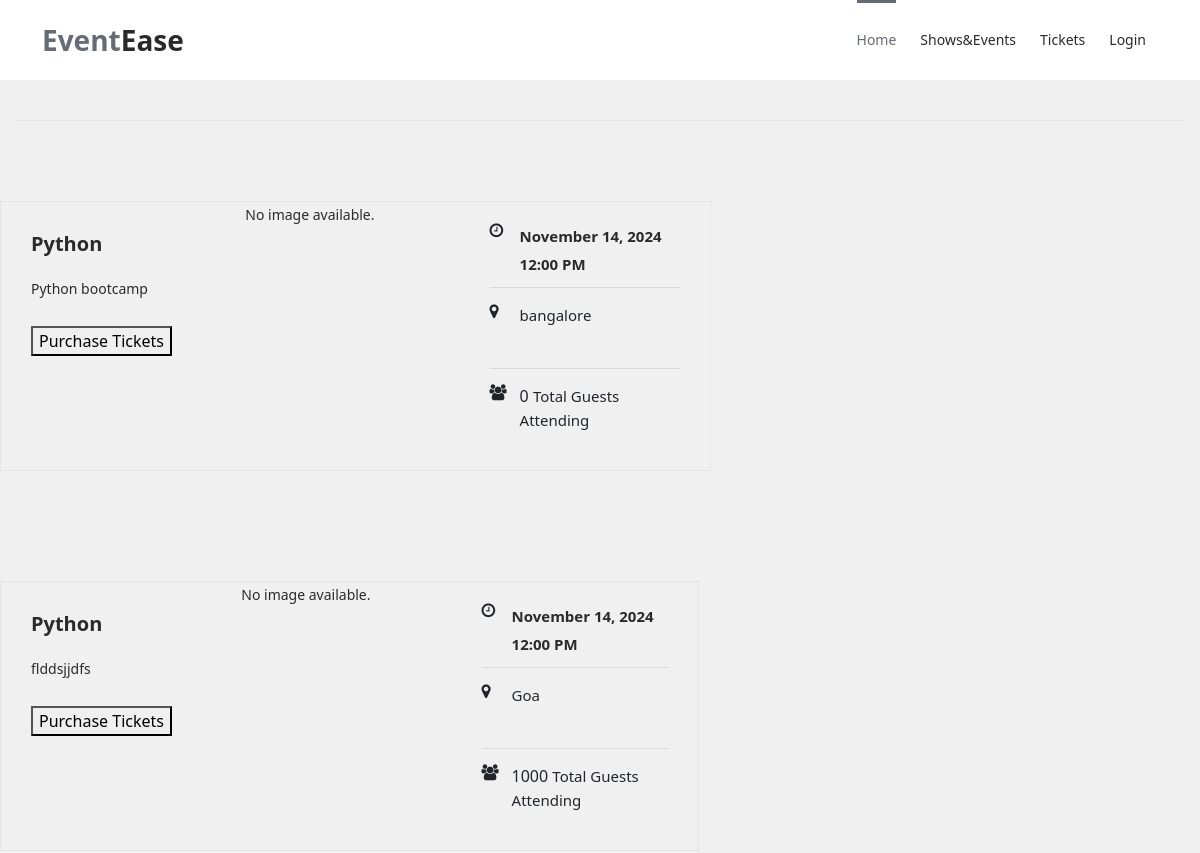
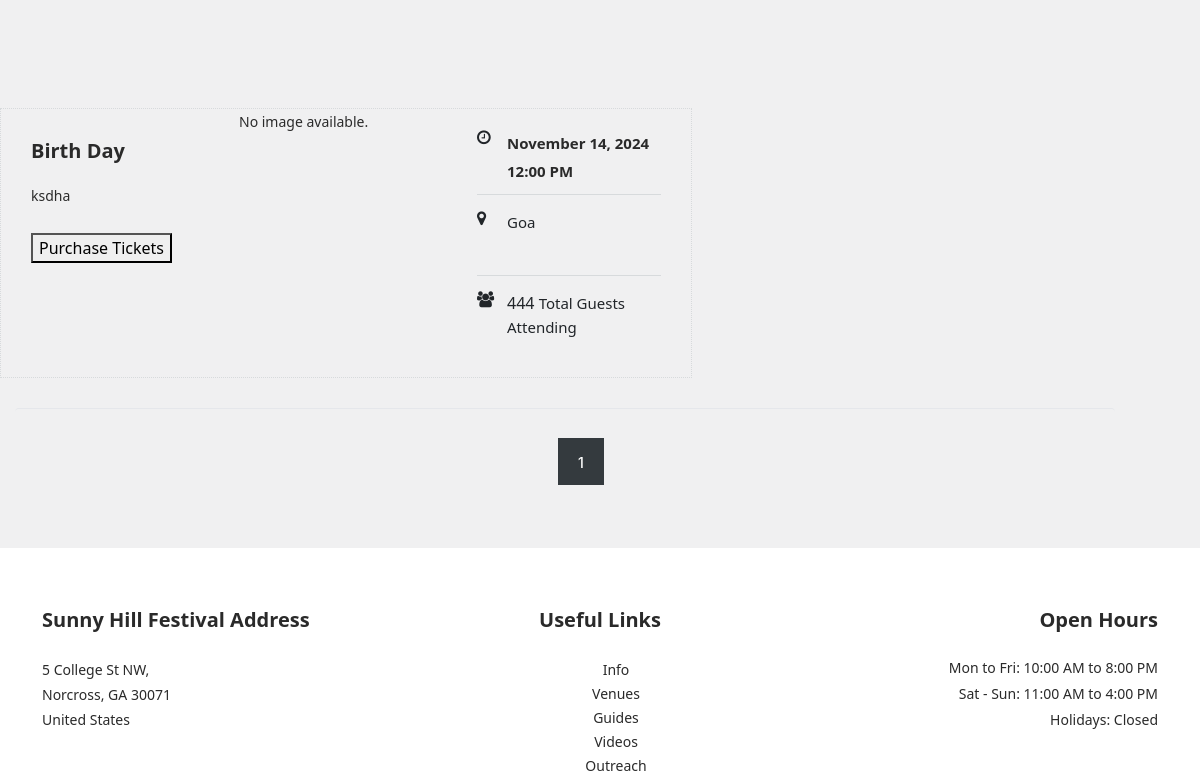
Before: /display_event/ (upper part) with the older database file (2 pictures, top to bottom).
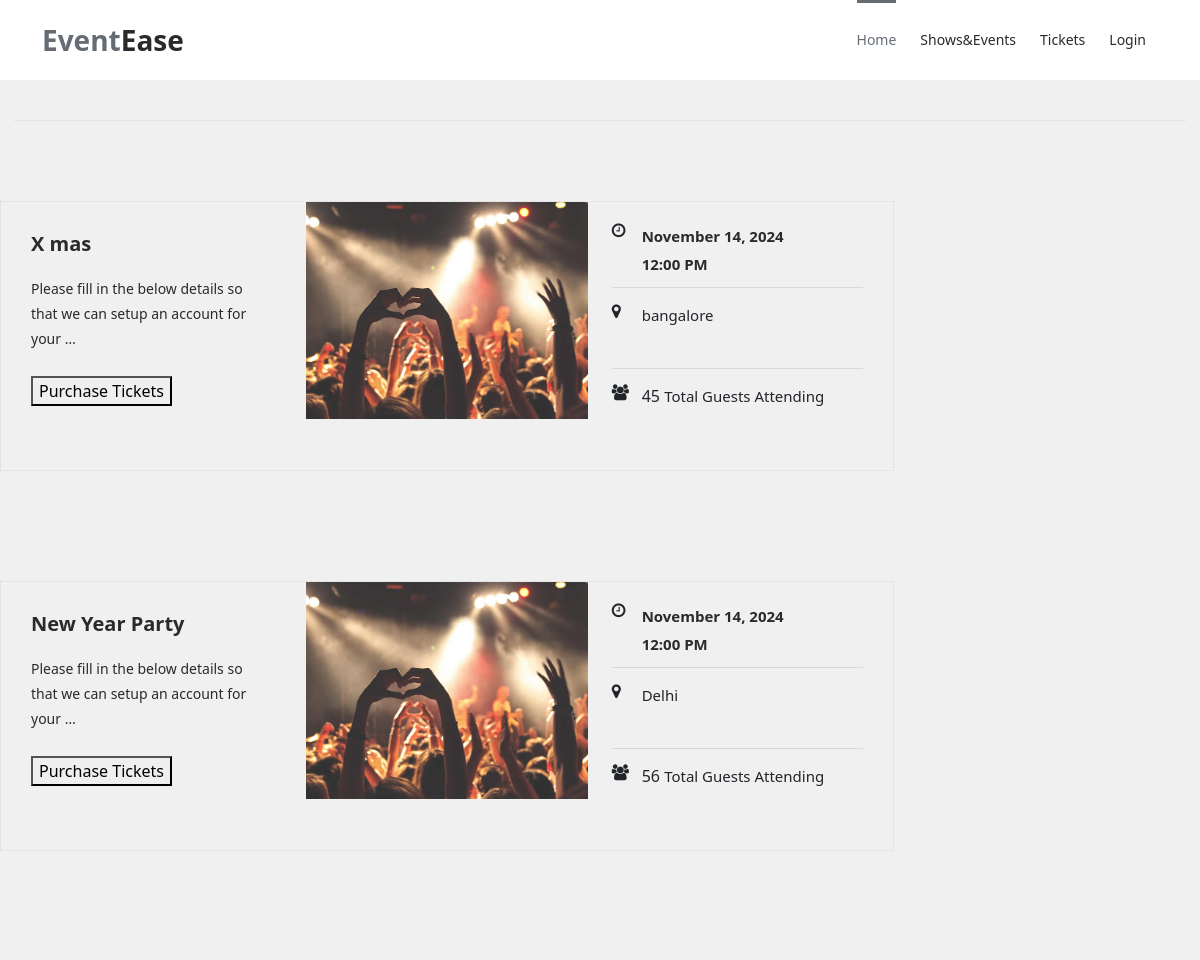
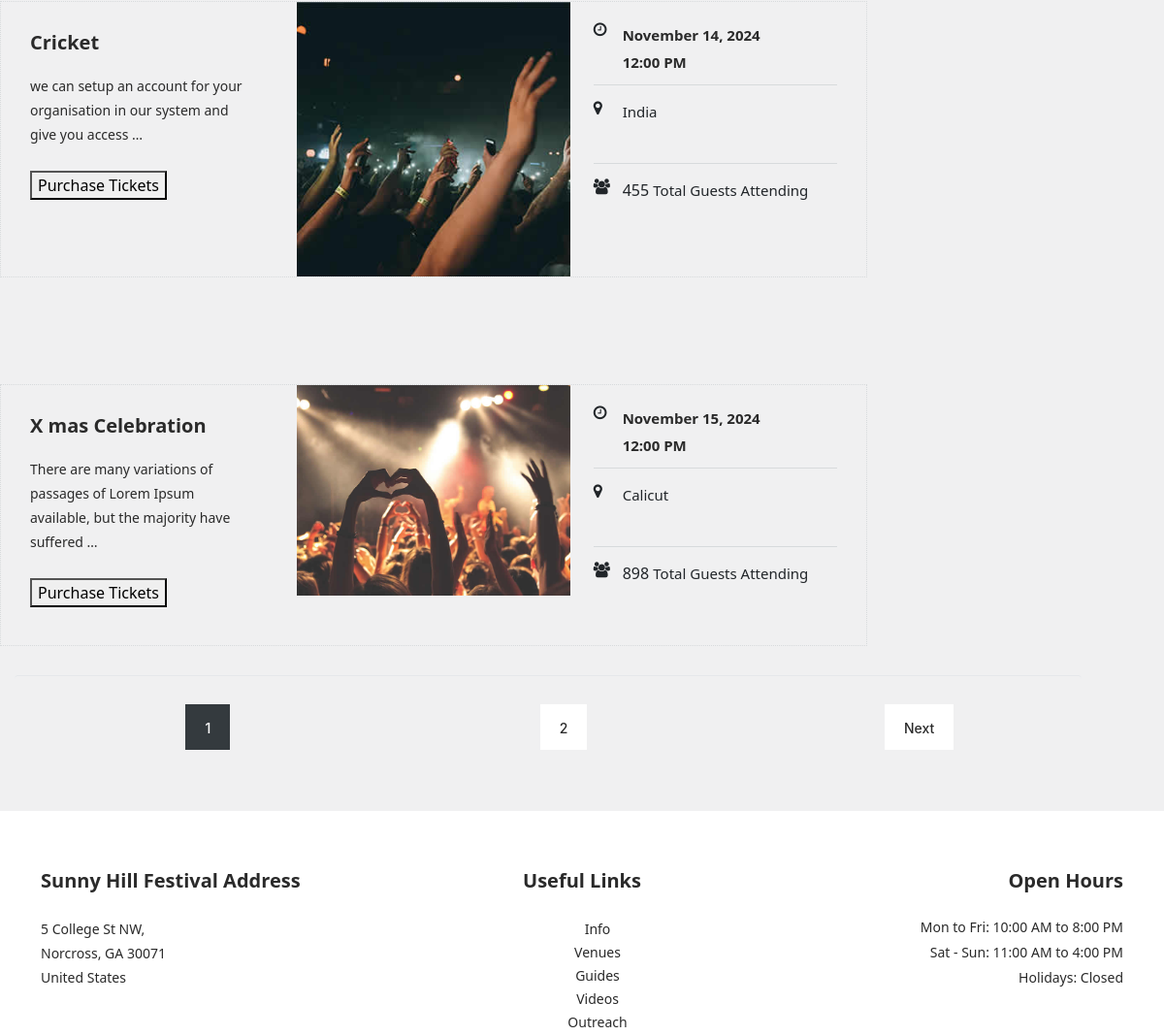
After: the same page with the newer database file (2 pictures, top to bottom).
### events/models.py (models this page shows, shortened)
class Event(models.Model):
    user = models.ForeignKey(Profile, on_delete=models.CASCADE,blank=True,null=True)  # Link each event to a user
    title = models.CharField(max_length=200)
    description = models.TextField()
    date = models.DateField()
    time = models.TimeField()
    location = models.CharField(max_length=255)
    ticket_price=models.DecimalField(max_digits=10,decimal_places=2,default=0.00)
    is_active = models.BooleanField(default=True)
    image = models.ImageField(upload_to='event_images/', null=True, blank=True)
    capacity = models.PositiveIntegerField(default=0)

### events/views.py (the view)
# urls.py: path('display_event/', views.event_display, name='display_event'),
def event_display(request):
    event_requests = Event.objects.all()
    paginator = Paginator(event_requests,4)  # 4 events per page
    page_number = request.GET.get('page')
    try:
        events_page = paginator.get_page(page_number)  # Get the current page's events
    except PageNotAnInteger:
        events_page = paginator.get_page(1)  # If page is not an integer, show the first page
    except EmptyPage:
        events_page = paginator.get_page(paginator.num_pages)  # If out of range, show the last page
    return render(request, 'event_display_layout.html', {'event_requests': events_page})

### templates/event_display_layout.html
{% extends 'blank_layout.html' %}
{% block header%}
{% include 'header.html' %}
{% endblock header%}
{% block event_display %}
{% include 'event_display.html' %}
{% endblock event_display %}
{% block footer %}
{% include 'footer.html' %}
{% endblock footer %}

### templates/blank_layout.html (shortened to what this page needs)
{% load static %}
<!DOCTYPE html>
<html lang="en">
  <head>
    <link rel="stylesheet" type="text/css" href="{% static 'css/bootstrap.min.css' %}">
    <link rel="stylesheet" type="text/css" href="{% static 'css/font-awesome.css' %}">
    <link rel="stylesheet" type="text/css" href="{% static 'css/owl-carousel.css' %}">
    <link rel="stylesheet" href="{% static 'css/tooplate-artxibition.css' %}">
    </head>
    <body>
    {% block header%}
    {% endblock header%}
    {% block event_display %}
    {% endblock event_display %}
    {% block footer %}
    {% endblock footer %}
  </body>
</html>

### templates/header.html (shortened to what this page needs)
{% load static %}
<link href="https://cdn.jsdelivr.net/npm/bootstrap@5.3.0/dist/css/bootstrap.min.css" rel="stylesheet">
<header class="header-area header-sticky">
    <div class="container">
        <div class="row">
            <div class="col-12">
                <nav class="main-nav">
                    <a href="{% url 'index' %}" class="logo">Event<em>Ease</em></a>
                    <ul class="nav">
                        <li><a href="{% url 'index' %}" class="active">Home</a></li>
                        <li><a href="{% url 'display_event' %}">Shows&Events</a></li>
                        <li><a href="{% url 'tickets' %}">Tickets</a></li>
                        {% if user.is_authenticated %}
                            <li><a href="{% url 'logout' %}">Logout</a></li>
                            <li><a href="#"><em>Hello </em>{{ user.username }}</a></li>
                        {% else %}
                            <li><a href="{% url 'login' %}">Login</a></li>
                        {% endif %}
                    </ul>
                </nav>
            </div>
        </div>
    </div>
</header>

### templates/event_display.html (shortened to what this page needs)
{% load static %}
<div class="shows-events-tabs">
    <div class="col-lg-12">
        <div class="heading-tabs">
        </div>
    </div>
        <div class="row">
            {% for event in event_requests %}
            <div class="col-lg-12">
                <div class="row ui-tabs ui-widget ui-widget-content ui-corner-all" id="tabs">
                    <div class="col-lg-12">
                        <section class="tabs-content">
                            <article id="tabs-1" aria-labelledby="ui-id-1" class="ui-tabs-panel ui-widget-content ui-corner-bottom" role="tabpanel" aria-hidden="false" style="display: block;">
                                <div class="row">
                                    <div class="col-lg-9">
                                        <div class="row">
                                            <div class="col-lg-12">
                                                <div class="event-item">
                                                    <div class="row">
                                                        <div class="col-lg-4">
                                                            <div class="left-content">
                                                                <h4>{{event.title}}</h4>
                                                                <p>{{ event.description|truncatewords:15 }}</p>
                                                                <form method="post" action="{% url 'purchase_tickets' event.pk %}"  enctype="multipart/form-data">
                                                                    <div class="main-dark-button">
                                                                        <button  type="submit">Purchase Tickets</button>
                                                                    </div>
                                                            </form>
                                                            </div>
                                                        </div>
                                                        <div class="col-lg-4">
                                                            {% if event.image and event.image.url %}
                                                            <div class="thumb">
                                                                <img src="{{ event.image.url}}" alt="{{ event.name }}">
                                                            </div>
                                                            {% else %}
                                                            <p>No image available.</p>
                                                            {% endif %}
                                                        </div>
                                                        <div class="col-lg-4">
                                                            <div class="right-content">
                                                                <ul>
                                                                    <li>
                                                                        <i class="fa fa-clock-o"></i>
                                                                        <h6>{{ event.date|date:"F j, Y" }}<br>{{ event.time|date:"h:i A" }}</h6>
                                                                    </li>
                                                                    <li>
                                                                        <i class="fa fa-map-marker"></i>
                                                                        <span>{{ event.location }}</span>
                                                                    </li>
                                                                    <li>
                                                                        <i class="fa fa-users"></i> {{event.capacity}} <span>Total Guests Attending</span>
                                                                    </li>
                                                                </ul>
                                                            </div>
                                                        </div>
                                                    </div>
                                                </div>
                                            </div>
                                        </div>
                                    </div>
                                </div>
                            </article>
                        </section>
                    </div>
                </div>
            </div>
            {% endfor %}
        </div>
    <div class="shows-events-schedule">
        <div class="col-lg-12">
            <div class="pagination">
                {% for i in event_requests.paginator.page_range %}
                    {% if event_requests.number == i %}
                    <ul>
                      <li class="active"> <a href="?page={{ i }}" >{{ i }}</a></li>
                    </ul>
                    {% else %}
                <ul>
                    <li>  <a href="?page={{ i }}">{{ i }}</a></li>
                </ul>
                    {% endif %}
                {% endfor %}
                {% if event_requests.has_next %}
            <ul>
                <li>  <a href="?page={{ event_requests.next_page_number }}">Next</a></li>
            </ul>
                {% endif %}
            </div>
        </div>
    </div>
</div>
    <link rel="stylesheet" href="{% static 'css/pagination.css' %}">

### templates/footer.html (shortened to what this page needs)
<footer>
    <div class="container">
        <div class="row">
            <div class="col-lg-4">
                <div class="address">
                    <h4>Sunny Hill Festival Address</h4>
                    <span>5 College St NW, <br>Norcross, GA 30071<br>United States</span>
                </div>
            </div>
            <div class="col-lg-4">
                <div class="links">
                    <h4>Useful Links</h4>
                    <ul>
                        <li><a href="#">Info</a></li>
                        <li><a href="#">Venues</a></li>
                        <li><a href="#">Guides</a></li>
                        <li><a href="#">Videos</a></li>
                        <li><a href="#">Outreach</a></li>
                    </ul>
                </div>
            </div>
            <div class="col-lg-4">
                <div class="hours">
                    <h4>Open Hours</h4>
                    <ul>
                        <li>Mon to Fri: 10:00 AM to 8:00 PM</li>
                        <li>Sat - Sun: 11:00 AM to 4:00 PM</li>
                        <li>Holidays: Closed</li>
                    </ul>
                </div>
            </div>
        </div>
    </div>
</footer>

### static/css/pagination.css (style rules this page uses)
*,*::before,*::after { box-sizing:border-box }
body { width:100vw;height:100vh;margin:0;padding:0 }
.pagination { display: flex; width: 100%; max-width: 1100px; height: 40px; font-family: 'Inter', sans-serif; color: #6b7280; justify-content: space-between; border-top: 1px solid #e5e7eb; }
.pagination a, .pagination .dots { color: #9ca3af; display: block; padding: 16px 16px 0; text-decoration: none; margin-top: -1px; border-top: 2px solid transparent; }

Changed rows visible on the page:
removed Event: title "Python", description "Python bootcamp", shows "No image available.", date "November 14, 2024", time "12:00 PM", location "bangalore", capacity "0"
removed Event: title "Python", description "flddsjjdfs", shows "No image available.", date "November 14, 2024", time "12:00 PM", location "Goa", capacity "1000"
removed Event: title "Birth Day", description "ksdha", shows "No image available.", date "November 14, 2024", time "12:00 PM", location "Goa", capacity "444"
added Event: title "X mas", description "Please fill in the below details so that we can setup an account for your …", image (picture), date "November 14, 2024", time "12:00 PM", location "bangalore", capacity "45"
added Event: title "New Year Party", description "Please fill in the below details so that we can setup an account for your …", image (picture), date "November 14, 2024", time "12:00 PM", location "Delhi", capacity "56"
added Event: title "Cricket", description "we can setup an account for your organisation in our system and give you access …", image (picture), date "November 14, 2024", time "12:00 PM", location "India", capacity "455"
added Event: title "X mas Celebration", description "There are many variations of passages of Lorem Ipsum available, but the majority have suffered …", image (picture), date "November 15, 2024", time "12:00 PM", location "Calicut", capacity "898"
Other visible differences:
new list line: "2"
text now shown: "Next"
